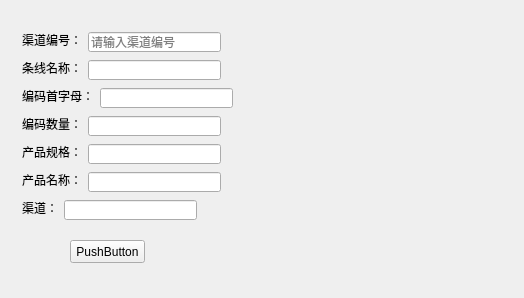
<?xml version="1.0" encoding="UTF-8"?>
<ui version="4.0">
 <class>Form</class>
 <widget class="QWidget" name="Form">
  <property name="geometry">
   <rect>
    <x>0</x>
    <y>0</y>
    <width>524</width>
    <height>298</height>
   </rect>
  </property>
  <property name="windowTitle">
   <string>二维码生成预约编码</string>
  </property>
  <widget class="QLabel" name="label">
   <property name="geometry">
    <rect>
     <x>22</x>
     <y>32</y>
     <width>60</width>
     <height>16</height>
    </rect>
   </property>
   <property name="text">
    <string>渠道编号：</string>
   </property>
  </widget>
  <widget class="QLineEdit" name="number_lineEdit">
   <property name="geometry">
    <rect>
     <x>88</x>
     <y>32</y>
     <width>133</width>
     <height>20</height>
    </rect>
   </property>
   <property name="placeholderText">
    <string>请输入渠道编号</string>
   </property>
  </widget>
  <widget class="QLabel" name="label_2">
   <property name="geometry">
    <rect>
     <x>22</x>
     <y>60</y>
     <width>60</width>
     <height>16</height>
    </rect>
   </property>
   <property name="text">
    <string>条线名称：</string>
   </property>
  </widget>
  <widget class="QLineEdit" name="stripling_name_lineEdit">
   <property name="geometry">
    <rect>
     <x>88</x>
     <y>60</y>
     <width>133</width>
     <height>20</height>
    </rect>
   </property>
  </widget>
  <widget class="QLabel" name="label_3">
   <property name="geometry">
    <rect>
     <x>22</x>
     <y>88</y>
     <width>72</width>
     <height>16</height>
    </rect>
   </property>
   <property name="text">
    <string>编码首字母：</string>
   </property>
  </widget>
  <widget class="QLineEdit" name="lineEdit_initial">
   <property name="geometry">
    <rect>
     <x>100</x>
     <y>88</y>
     <width>133</width>
     <height>20</height>
    </rect>
   </property>
  </widget>
  <widget class="QLabel" name="label_4">
   <property name="geometry">
    <rect>
     <x>22</x>
     <y>116</y>
     <width>60</width>
     <height>16</height>
    </rect>
   </property>
   <property name="text">
    <string>编码数量：</string>
   </property>
  </widget>
  <widget class="QLineEdit" name="lineEdit_num">
   <property name="geometry">
    <rect>
     <x>88</x>
     <y>116</y>
     <width>133</width>
     <height>20</height>
    </rect>
   </property>
  </widget>
  <widget class="QLabel" name="label_5">
   <property name="geometry">
    <rect>
     <x>22</x>
     <y>144</y>
     <width>60</width>
     <height>16</height>
    </rect>
   </property>
   <property name="text">
    <string>产品规格：</string>
   </property>
  </widget>
  <widget class="QLineEdit" name="lineEdit_specification">
   <property name="geometry">
    <rect>
     <x>88</x>
     <y>144</y>
     <width>133</width>
     <height>20</height>
    </rect>
   </property>
  </widget>
  <widget class="QLabel" name="label_6">
   <property name="geometry">
    <rect>
     <x>22</x>
     <y>172</y>
     <width>60</width>
     <height>16</height>
    </rect>
   </property>
   <property name="text">
    <string>产品名称：</string>
   </property>
  </widget>
  <widget class="QLineEdit" name="lineEdit_product">
   <property name="geometry">
    <rect>
     <x>88</x>
     <y>172</y>
     <width>133</width>
     <height>20</height>
    </rect>
   </property>
  </widget>
  <widget class="QLineEdit" name="lineEdit_channel">
   <property name="geometry">
    <rect>
     <x>64</x>
     <y>200</y>
     <width>133</width>
     <height>20</height>
    </rect>
   </property>
   <property name="text">
    <string/>
   </property>
  </widget>
  <widget class="QLabel" name="label_7">
   <property name="geometry">
    <rect>
     <x>22</x>
     <y>200</y>
     <width>36</width>
     <height>16</height>
    </rect>
   </property>
   <property name="text">
    <string>渠道：</string>
   </property>
  </widget>
  <widget class="QPushButton" name="pushButton">
   <property name="geometry">
    <rect>
     <x>70</x>
     <y>240</y>
     <width>75</width>
     <height>23</height>
    </rect>
   </property>
   <property name="text">
    <string>PushButton</string>
   </property>
  </widget>
 </widget>
 <resources/>
 <connections/>
</ui>
